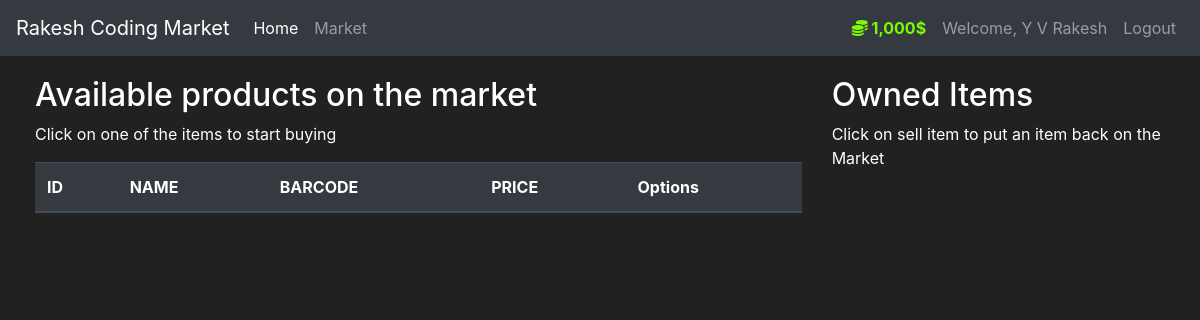
/market (signed in), run on an earlier commit of the app's database.
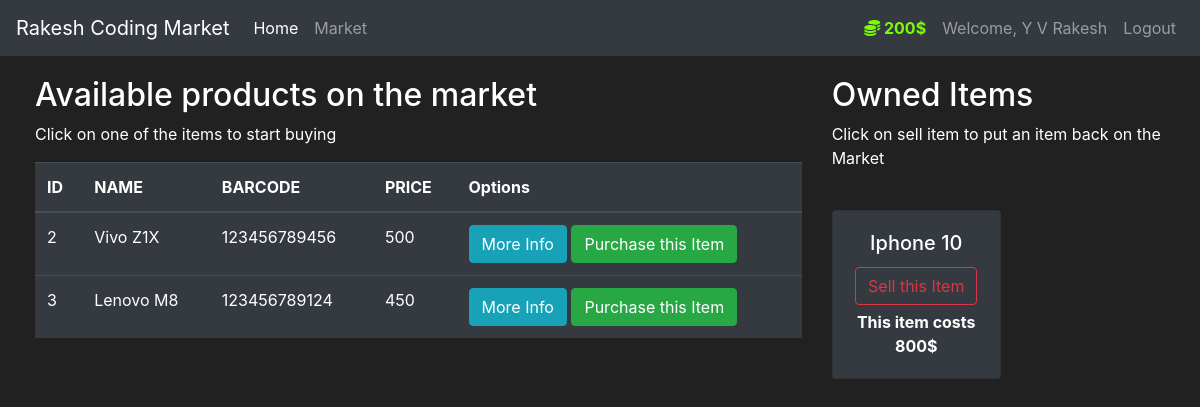
And on a later commit of the database.
### Market/models.py (models this page shows, shortened)
class User(db.Model,UserMixin):
    id = db.Column(db.Integer(),primary_key=True)
    username = db.Column(db.String(length=30),nullable=False,unique=True)
    email_address = db.Column(db.String(length=50),nullable=False,unique=True)
    password_hash = db.Column(db.String(length=60),nullable=False)
    budget = db.Column(db.Integer(),nullable=False,default=1000)
    items = db.relationship('Item', backref='owned_user',lazy=True)
    @property
    def prettier_budget(self):
        if(len(str(self.budget))) >= 4:
            return f'{str(self.budget)[:-3]},{str(self.budget)[-3:]}$'
        else:
            return f'{self.budget}$'
    @property
    def password(self):
        return self.password

class Item(db.Model):
    id = db.Column(db.Integer(),primary_key=True)
    name = db.Column(db.String(length=38),nullable=False,unique=True)
    price = db.Column(db.Integer(),nullable=False)
    barcode = db.Column(db.String(length=12),nullable=False,unique=True)
    description = db.Column(db.String(length=1924),nullable=False,unique=True)
    owner = db.Column(db.Integer(),db.ForeignKey('user.id'))

### Market/routes.py (the view, shortened to what this page needs)
@app.route('/market',methods=['GET','POST'])
@login_required
def market_page():
    purchase_form = PurchaseItemForm()
    selling_form = SellItemForm()
    if request.method == 'GET':
        items = Item.query.filter_by(owner=None)
        owned_items = Item.query.filter_by(owner=current_user.id)
        return render_template('market.html',items = items, purchase_form = purchase_form, owned_items=owned_items,selling_form = selling_form)

### Market/models.py (called while the page is built)
@login_manager.user_loader
def load_user(user_id):
    return User.query.get(int(user_id))

### Market/Templates/market.html (shortened to what this page needs)
{% extends 'base.html' %}
{% block content %}
  <body>
    <div class = "row" style="margin-top:20px; margin-left:20px">
        <div class = "col-8">
            <h2> Available products on the market </h2>
            <p> Click on one of the items to start buying </p>
            <table class="table table-hover table-dark">
                <thead>
                        <tr>
                            <th scope="col">ID</th>
                            <th scope="col">NAME</th>
                            <th scope="col">BARCODE</th>
                            <th scope="col">PRICE</th>
                            <th scope="col">Options</th>
                        </tr>
                </thead>
                <tbody>
                        {% for item in items%}
                            <tr>
                                <td>{{item.id}}</td>
                                <td>{{item.name}}</td>
                                <td>{{item.barcode}}</td>
                                <td>{{item.price}}</td>
                                <td>
                                    <button class="btn btn-outline btn-info" data-toggle="modal" data-target="#Modal-MoreInfo-{{ item.id }}">More Info</button>
                                    <button class="btn btn-outline btn-success" data-toggle="modal" data-target="#Modal-PurchaseConfirm-{{ item.id }}">Purchase this Item</button>
                                </td>
                            </tr>
                        {%endfor%}
                </tbody>
            </table>
        </div>
        <div class="col-4">
        <h2>Owned Items</h2>
        <p>Click on sell item to put an item back on the Market</p>
        <br>
        <div class="row">
           {% for owned_item in owned_items %}
                <div class="col-md-6">
                    <div style="margin-bottom: 5px" class="card text-center bg-dark">
                        <div class="card-body">
                            <h5 class="card-title">{{ owned_item.name }}</h5>
                            <button type="button" class="btn btn-outline-danger" style="margin-bottom: 5px"
                                    data-toggle="modal" data-target="#Modal-SellingConfirm-{{ owned_item.id }}">
                                Sell this Item
                            </button>
                            <p class="card-text"><strong>
                                This item costs {{ owned_item.price }}$
                            </strong></p>
                        </div>
                    </div>
                </div>
           {% endfor %}
        </div>
    </div>
  </body>
{% endblock %}

### Market/Templates/base.html (shortened to what this page needs)
<!doctype html>
<html lang="en">
    <head>
        <link rel="stylesheet" href="https://cdn.jsdelivr.net/npm/bootstrap@4.5.3/dist/css/bootstrap.min.css">
    </head>
    <body>
        <nav class="navbar navbar-expand-md navbar-dark bg-dark">
            <a class="navbar-brand" href="{{ url_for('home_page') }}">Rakesh Coding Market</a>
            <div class="collapse navbar-collapse" id="navbarNav">
                <ul class="navbar-nav mr-auto">
                <li class="nav-item active">
                    <a class="nav-link" href="{{ url_for('home_page') }}">Home <span class="sr-only">(current)</span></a>
                    </li>
                    <li class="nav-item">
                        <a class="nav-link" href="{{url_for('market_page') }}">Market</a>
                    </li>
                </ul>
                {% if current_user.is_authenticated %}
                    <ul class="navbar-nav">
                        <li class="nav-item">
                            <a class="nav-link" style="color: lawngreen; font-weight: bold">
                                <i class="fas fa-coins"></i>
                                {{ current_user.prettier_budget }}
                            </a>
                        </li>
                        <li class="nav-item">
                            <a class="nav-link">Welcome, {{ current_user.username }}</a>
                        </li>
                        <li class="nav-item">
                            <a class="nav-link" href="{{ url_for('logout_page') }}">Logout</a>
                        </li>
                    </ul>
                {% endif %}
            </div>
        </nav>
        {% block content %}
        {% endblock %}
    </body>
</html>

### Market/Templates/base.html (style rules this page uses)
body { background-color: #212121; color: white }

What changed in the data, as far as the page shows it:
changed User "Y V Rakesh": prettier_budget "1,000$" → "200$"
now on this page (row edited): Item: id "2", name "Vivo Z1X", barcode "123456789456", price "500", shown under "Available products on the market"
added Item: id "3", name "Lenovo M8", barcode "123456789124", price "450", shown under "Available products on the market"
now on this page (row edited): Item: name "Iphone 10", price "800", shown under "Owned Items"
